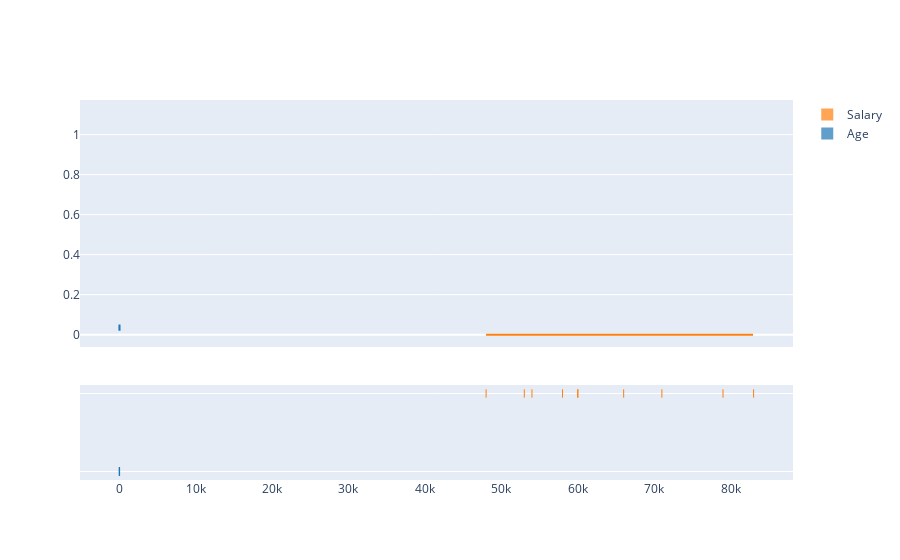

The cell this chart's notebook holds for it:
### Code cell
import plotly.figure_factory as ff

cols = ['Age', 'Salary']
#'Age MinMax', 'Salary MinMax', 'Age Robust', 'Salary Robust', 'Age Standard', 'Salary Standard']
df_plot = pd.DataFrame(columns = cols)

#df_plot['Age'] = X[:,3]
#df_plot['Salary'] = X[:,4]

x_Age = X[:,3]
x_Salary = X[:,4]

hist_data = [x_Age, x_Salary]

#df_plot

fig = ff.create_distplot(hist_data, cols, bin_size=.2)
fig.show()

### Figure 1 — Plotly figure (JSON) as saved in the notebook; plotly's stock layout.template omitted (floating-point values rounded to 4 significant figures; data arrays with more than 128 entries replaced by an {"elided": "..."} marker saying what was removed)
{"data": [{"autobinx": false, "histnorm": "probability density", "legendgroup": "Age", "marker": {"color": "rgb(31, 119, 180)"}, "name": "Age", "opacity": 0.7, "type": "histogram", "x": [43, 28, 30, 38, 40, 34, 38, 46, 50, 37], "xaxis": "x", "xbins": {"end": 50, "size": 0.2, "start": 28}, "yaxis": "y"}, {"autobinx": false, "histnorm": "probability density", "legendgroup": "Salary", "marker": {"color": "rgb(255, 127, 14)"}, "name": "Salary", "opacity": 0.7, "type": "histogram", "x": [71000, 48000, 54000, 60000, 60000, 58000, 53000, 79000, 83000, 66000], "xaxis": "x", "xbins": {"end": 83000, "size": 0.2, "start": 48000}, "yaxis": "y"}, {"legendgroup": "Age", "marker": {"color": "rgb(31, 119, 180)"}, "mode": "lines", "name": "Age", "showlegend": false, "type": "scatter", "x": {"elided": "500 float values"}, "xaxis": "x", "y": {"elided": "500 float values"}, "yaxis": "y"}, {"legendgroup": "Salary", "marker": {"color": "rgb(255, 127, 14)"}, "mode": "lines", "name": "Salary", "showlegend": false, "type": "scatter", "x": {"elided": "500 int values"}, "xaxis": "x", "y": {"elided": "500 float values"}, "yaxis": "y"}, {"legendgroup": "Age", "marker": {"color": "rgb(31, 119, 180)", "symbol": "line-ns-open"}, "mode": "markers", "name": "Age", "showlegend": false, "type": "scatter", "x": [43, 28, 30, 38, 40, 34, 38, 46, 50, 37], "xaxis": "x", "y": ["Age", "Age", "Age", "Age", "Age", "Age", "Age", "Age", "Age", "Age"], "yaxis": "y2"}, {"legendgroup": "Salary", "marker": {"color": "rgb(255, 127, 14)", "symbol": "line-ns-open"}, "mode": "markers", "name": "Salary", "showlegend": false, "type": "scatter", "x": [71000, 48000, 54000, 60000, 60000, 58000, 53000, 79000, 83000, 66000], "xaxis": "x", "y": ["Salary", "Salary", "Salary", "Salary", "Salary", "Salary", "Salary", "Salary", "Salary", "Salary"], "yaxis": "y2"}], "layout": {"barmode": "overlay", "hovermode": "closest", "legend": {"traceorder": "reversed"}, "xaxis": {"anchor": "y2", "domain": [0, 1], "zeroline": false}, "yaxis": {"anchor": "free", "domain": [0.35, 1], "position": 0}, "yaxis2": {"anchor": "x", "domain": [0, 0.25], "dtick": 1, "showticklabels": false}}}
